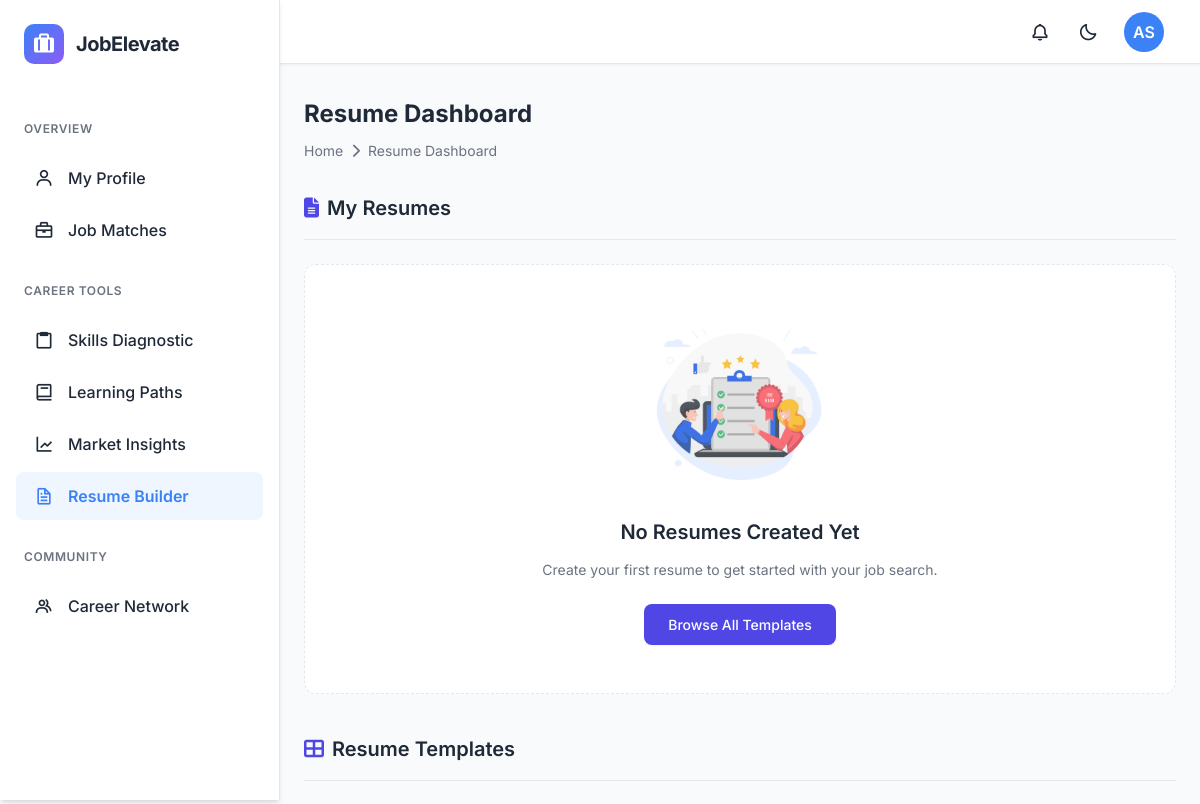
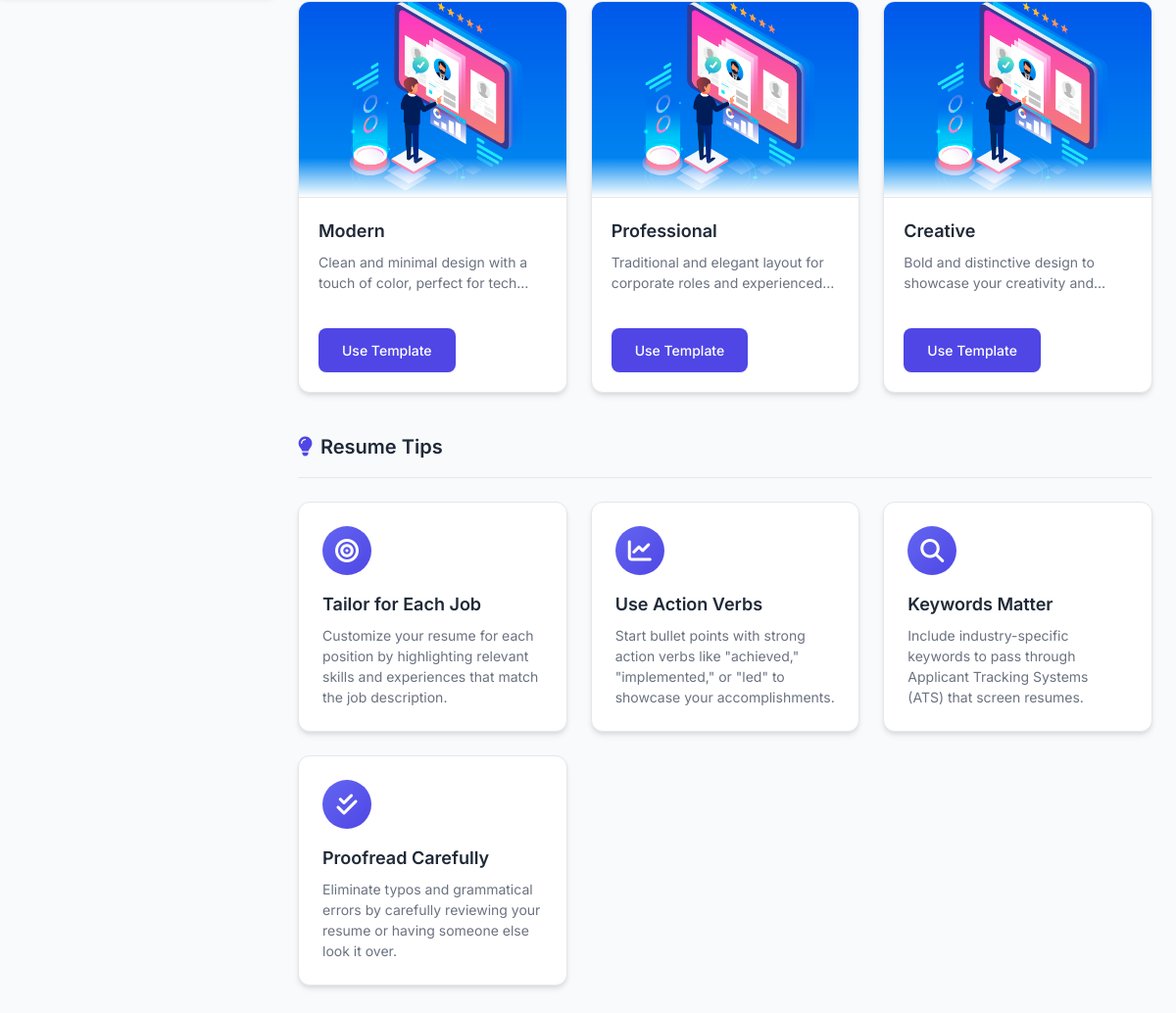
The app's page /resume_builder/ (signed in) with its own data (2 pictures, top to bottom).
### resume_builder/models.py (models this page shows, shortened)
class ResumeTemplate(models.Model):
    name = models.CharField(max_length=100)
    description = models.TextField()
    preview_image = models.ImageField(upload_to='resume_templates/')
    html_structure = models.TextField()
    css_structure = models.TextField()
    is_active = models.BooleanField(default=True)
    created_at = models.DateTimeField(auto_now_add=True)
    updated_at = models.DateTimeField(auto_now=True)

### resume_builder/views.py (the view)
# urls.py: path('', views.resume_dashboard, name='resume_builder'),
@login_required
def resume_dashboard(request):
    user = request.user
    full_name = user.full_name.strip() if user.full_name else ""
    name_parts = full_name.split()
    if len(name_parts) >= 2:
        initials = name_parts[0][0].upper() + name_parts[-1][0].upper()
    elif len(name_parts) == 1:
        initials = name_parts[0][0].upper()
    else:
        initials = "US"
    user_resumes = Resume.objects.filter(user=user)
    resume_templates = ResumeTemplate.objects.filter(is_active=True)
    context = {
        'user_resumes': user_resumes,
        'resume_templates': resume_templates,
        'user_initials': initials,
    }
    return render(request, 'resume_builder/dashboard.html', context)

### accounts/models.py (called while the page is built, shortened)
    def get_job_matches_count(self, match_threshold=0.3):
        if self.user_type not in ['student', 'professional']:
            return 0

### backend/context_processors.py (called while the page is built)
def user_initials(request):
    if request.user.is_authenticated:
        full_name = request.user.full_name.strip() if request.user.full_name else ""
        name_parts = full_name.split()
        if len(name_parts) >= 2:
            initials = name_parts[0][0].upper() + name_parts[-1][0].upper()
        elif len(name_parts) == 1:
            initials = name_parts[0][0].upper()
        else:
            initials = "US"
    else:
        initials = "US"
    return {
        'user_initials': initials
    }

### dashboard/context_processors.py (called while the page is built)
def dashboard_context(request):
    context = {}
    if request.user.is_authenticated:
        user = request.user
        full_name = user.full_name.strip() if user.full_name else ""
        name_parts = full_name.split()
        if len(name_parts) >= 2:
            initials = name_parts[0][0].upper() + name_parts[-1][0].upper()
        elif len(name_parts) == 1:
            initials = name_parts[0][0].upper()
        else:
            initials = "US"
        job_match_count = user.get_job_matches_count()
        context.update({
            'user_initials': initials,
            'job_match_count': job_match_count,
        })
    return context

### resume_builder/templates/resume_builder/dashboard.html (shortened to what this page needs)
{% extends 'dashboard/base.html' %}
{% load static %}
{% block content %}
<head>
    <link rel="stylesheet" href="https://cdnjs.cloudflare.com/ajax/libs/font-awesome/6.4.0/css/all.min.css">
</head>
<body>
   <div class="resume-dashboard-container">
    <header class="page-header">
        <h1 class="page-title">Resume Dashboard</h1>
        <div class="breadcrumb">
            <div class="breadcrumb-item">
                <a href="{% url 'dashboard:home' %}" class="breadcrumb-link">Home</a>
            </div>
            <i class="fas fa-chevron-right"></i>
            <div class="breadcrumb-item">Resume Dashboard</div>
        </div>
    </header>
    <section class="content-section">
        <div class="section-header">
            <h2 class="section-title"><i class="fas fa-file-alt"></i> My Resumes</h2>
        </div>
        {% if user_resumes %}
        <div class="resume-grid">
            {% for resume in user_resumes %}
            <div class="resume-card" data-id="{{ resume.id }}">
                <div class="resume-card-header">
                    <h4>{{ resume.title }}</h4>
                    <span class="resume-template-badge">{{ resume.template.name }}</span>
                </div>
                <div class="resume-card-body">
                    <div class="resume-stats">
                        <div class="resume-stat">
                            <i class="fas fa-calendar-alt"></i>
                            <span>Updated: {{ resume.updated_at|date:"M d, Y" }}</span>
                        </div>
                        <div class="resume-stat">
                            <i class="fas fa-eye"></i>
                            <span>
                                {{ resume.show_contact|yesno:"Contact," }}
                                {{ resume.show_objective|yesno:"Objective," }}
                                {{ resume.show_education|yesno:"Education," }}
                                {{ resume.show_skills|yesno:"Skills," }}
                                {{ resume.show_experience|yesno:"Experience," }}
                                {{ resume.show_projects|yesno:"Projects," }}
                                {{ resume.show_certifications|yesno:"Certifications," }}
                                {{ resume.show_achievements|yesno:"Achievements," }}
                                {{ resume.show_extracurricular|yesno:"Extracurricular," }}
                            </span>
                        </div>
                    </div>
                </div>
                <div class="resume-card-actions">
                    <a href="{% url 'resume_builder:edit_resume' resume.id %}" class="btn-action btn-edit">
                        <i class="fas fa-pencil-alt"></i> Edit
                    </a>
                    <a href="{% url 'resume_builder:preview_resume' resume.id %}" class="btn-action btn-preview">
                        <i class="fas fa-eye"></i> Preview
                    </a>
                    <a href="{% url 'resume_builder:download_resume' resume.id %}" class="btn-action btn-download">
                        <i class="fas fa-download"></i> Download
                    </a>
                    <button class="btn-action btn-delete" data-resume-id="{{ resume.id }}">
                        <i class="fas fa-trash-alt"></i> Delete
                    </button>
                </div>
            </div>
            {% endfor %}
        </div>
        {% else %}
        <div class="empty-state">
            <img src="{% static 'images/empty-resume.png' %}" alt="No Resumes" class="empty-state-image">
            <h3>No Resumes Created Yet</h3>
            <p>Create your first resume to get started with your job search.</p>
            <button id="browse-templates-btn" class="btn-primary">Browse All Templates</button>
        </div>
        {% endif %}
    </section>
    <section class="content-section">
        <div class="section-header">
            <h2 class="section-title"><i class="fas fa-th-large"></i> Resume Templates</h2>
        </div>
        <div class="template-grid">
            {% for template in resume_templates %}
                <div class="template-card">
                    <div class="template-preview">
                      {% if template.preview_image %}
                          <img src="{{ template.preview_image.url }}" alt="{{ template.name }} Template Preview">
                      {% else %}
                          <img src="{% static 'images/template-default.png' %}" alt="{{ template.name }} Template Preview">
                      {% endif %}
                    </div>
                    <div class="template-info">
                        <h4>{{ template.name }}</h4>
                        <p>{{ template.description }}</p>
                    </div>
                    <div class="template-actions">
                        <a href="{% url 'resume_builder:create_resume' %}?template_id={{ template.id }}" class="btn-primary use-template-btn">Use Template</a>
                    </div>
                </div>
            {% empty %}
                <p>No resume templates available.</p>
            {% endfor %}
        </div>
    </section>
    <section class="content-section">
        <div class="section-header">
            <h2 class="section-title"><i class="fas fa-lightbulb"></i> Resume Tips</h2>
        </div>
        <div class="tips-container">
            <div class="tip-card">
                <div class="tip-icon">
                    <i class="fas fa-bullseye"></i>
                </div>
                <div class="tip-content">
                    <h4>Tailor for Each Job</h4>
                    <p>Customize your resume for each position by highlighting relevant skills and experiences that match the job description.</p>
                </div>
            </div>
            <div class="tip-card">
                <div class="tip-icon">
                    <i class="fas fa-chart-line"></i>
                </div>
                <div class="tip-content">
                    <h4>Use Action Verbs</h4>
                    <p>Start bullet points with strong action verbs like "achieved," "implemented," or "led" to showcase your accomplishments.</p>
                </div>
            </div>
            <div class="tip-card">
                <div class="tip-icon">
                    <i class="fas fa-search"></i>
                </div>
                <div class="tip-content">
                    <h4>Keywords Matter</h4>
                    <p>Include industry-specific keywords to pass through Applicant Tracking Systems (ATS) that screen resumes.</p>
                </div>
            </div>
            <div class="tip-card">
                <div class="tip-icon">
                    <i class="fas fa-check-double"></i>
                </div>
                <div class="tip-content">
                    <h4>Proofread Carefully</h4>
                    <p>Eliminate typos and grammatical errors by carefully reviewing your resume or having someone else look it over.</p>
                </div>
            </div>
        </div>
    </section>
</div>
{% endblock %}

### dashboard/templates/dashboard/base.html (style rules this page uses)
:root { --primary-color: #3b82f6; --primary-hover: #2563eb; --secondary-color: #8b5cf6; --background-color: #f9fafb; --card-bg: #ffffff; --text-color: #1f2937; --text-light: #6b7280; --sidebar-bg: #ffffff; --sidebar-active: #eff6ff; --border-color: #e5e7eb; --hover-bg: #f3f4f6; --shadow-sm: 0 1px 2px 0 rgba(0, 0, 0, 0.05); --shadow: 0 4px 6px -1px rgba(0, 0, 0, 0.1), 0 2px 4px -1px rgba(0, 0, 0, 0.06); --shadow-lg: 0 10px 15px -3px rgba(0, 0, 0, 0.1), 0 4px 6px -2px rgba(0, 0, 0, 0.05); --transition: all 0.3s cubic-bezier(0.4, 0, 0.2, 1); --danger: #ef4444; --danger-hover: #dc2626; --success: #10b981; --warning: #f59e0b; }
* { margin: 0; padding: 0; box-sizing: border-box; font-family: 'Inter', system-ui, -apple-system, BlinkMacSystemFont, 'Segoe UI', Roboto, Oxygen, Ubuntu, Cantarell, 'Open Sans', 'Helvetica Neue', sans-serif; }
body { background-color: var(--background-color); color: var(--text-color); transition: var(--transition); line-height: 1.5; }
.page-header { margin-bottom: 2rem; }
.page-title { font-size: 1.5rem; font-weight: 700; margin-bottom: 0.5rem; color: var(--text-color); }
.breadcrumb { display: flex; align-items: center; gap: 0.5rem; color: var(--text-light); font-size: 0.875rem; }
.breadcrumb-item { display: flex; align-items: center; gap: 0.5rem; }
.breadcrumb-link { color: var(--text-light); text-decoration: none; transition: var(--transition); }
.btn-primary { background-color: white; color: var(--primary-color); }
.section-header { display: flex; align-items: center; justify-content: space-between; margin-bottom: 1.5rem; }
.section-title { font-size: 1.25rem; font-weight: 600; color: var(--text-color); }

### records on screen
ResumeTemplate: name "Modern", description "Clean and minimal design with a touch of color, perfect for…"
ResumeTemplate: name "Professional", description "Traditional and elegant layout for corporate roles and…"
ResumeTemplate: name "Creative", description "Bold and distinctive design to showcase your creativity…"

### other values on screen
{{ user_initials }} "AS"
